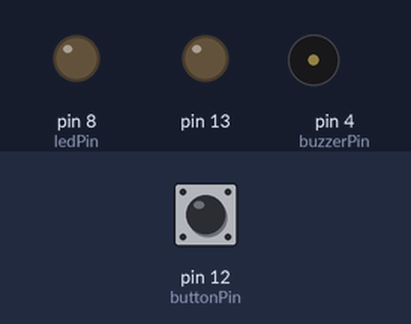
This sketch was run on a simulated Arduino Uno, built with avr-gcc and run on an emulated ATmega328P. Parts: output pins drawn as LEDs (lit = HIGH), buzzer (waves = sounding). The inputs (shaded band) are chosen by the test bench; at power-on: pin 12 (buttonPin) LOW.

Above: at 1.2 s.
1.3 s: pin 12 (buttonPin) pulled HIGH for 1 s
At 2.1 s:
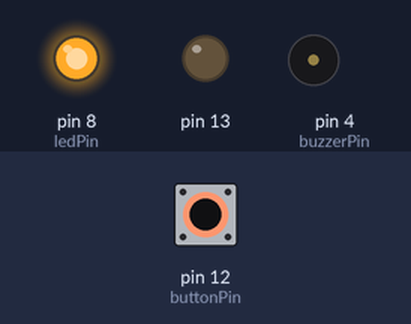
3.8 s: pin 12 (buttonPin) pulled HIGH for 0.15 s
At 5.0 s:
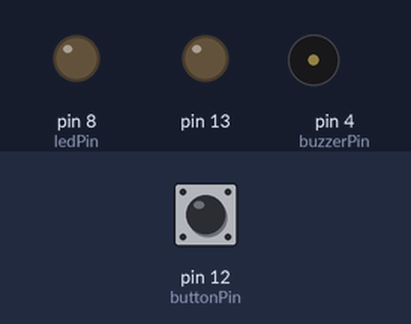
5.4 s: pin 12 (buttonPin) pulled HIGH for 3.2 s
At 6.5 s:
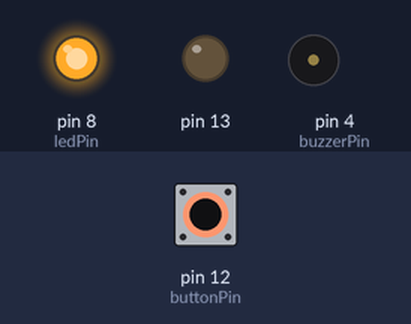
Timing chart, 0 to 10.1 s (numbered marks = the images above; inputs shaded):
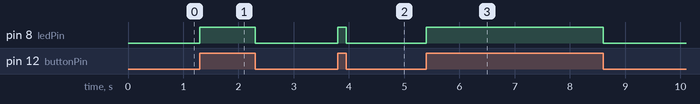

Measured:
- after the input at 1.3 s, pin 8 (ledPin): LOW → HIGH at once, → LOW 1.0 s later
- after the input at 3.8 s, pin 8 (ledPin): LOW → HIGH at once, → LOW 0.15 s later
- after the input at 5.4 s, pin 8 (ledPin): LOW → HIGH at once, → LOW 3.2 s later

The sketch:

TheTrickSwitchWithBuzzer.ino
```cpp
/*
  Pushbutton Sketch

Reads the capacitor voltage at digital pin 12 and turns on and off a light-emitting diode (LED) connected to digital pin 8.
It sounds when LED is turned off
*/
#include "pitches.h"

// constants
const int buttonPin = 12;    // the number of the pushbutton pin
const int ledPin =8;         // the number of the LED pin
const int buzzerPin = 4;     // the number of the buzzer pin

// variables
int buttonStatus = 0;       // variable for reading the pushbutton status

bool readyForAction = false;

void setup() {
  // It's to turn integrated led off.
  pinMode(13, OUTPUT);

  // initialize the LED pins as an outputs
  pinMode(ledPin, OUTPUT);

  // initialize the pushbutton pin as an input
  pinMode(buttonPin, INPUT);
}

void loop() {
  // read the status of the pushbutton value
  buttonStatus = digitalRead(buttonPin);

  // check if the pushbutton is pressed
  // if it is, the buttonStatus is HIGH
  if (buttonStatus == HIGH) {
    // turn LED on
    digitalWrite(ledPin, HIGH);

    if (readyForAction == false) {
      readyForAction = true;
    }
  } else {
    // turn LED off
    digitalWrite(ledPin, LOW);

    if (readyForAction == true) {
      tone(buzzerPin, NOTE_B3, 4);
      tone(buzzerPin, NOTE_D5, 8);
      tone(buzzerPin, NOTE_B3, 4);
      readyForAction = false;
    }

  }
}
```

pitches.h
```cpp
/*************************************************
 * Public Constants
 *************************************************/

#define NOTE_B0  31
#define NOTE_C1  33
#define NOTE_CS1 35
#define NOTE_D1  37
#define NOTE_DS1 39
#define NOTE_E1  41
#define NOTE_F1  44
#define NOTE_FS1 46
#define NOTE_G1  49
#define NOTE_GS1 52
#define NOTE_A1  55
#define NOTE_AS1 58
#define NOTE_B1  62
#define NOTE_C2  65
#define NOTE_CS2 69
#define NOTE_D2  73
#define NOTE_DS2 78
#define NOTE_E2  82
#define NOTE_F2  87
#define NOTE_FS2 93
#define NOTE_G2  98
#define NOTE_GS2 104
#define NOTE_A2  110
#define NOTE_AS2 117
#define NOTE_B2  123
#define NOTE_C3  131
#define NOTE_CS3 139
#define NOTE_D3  147
#define NOTE_DS3 156
#define NOTE_E3  165
#define NOTE_F3  175
#define NOTE_FS3 185
#define NOTE_G3  196
#define NOTE_GS3 208
#define NOTE_A3  220
#define NOTE_AS3 233
#define NOTE_B3  247
#define NOTE_C4  262
#define NOTE_CS4 277
#define NOTE_D4  294
#define NOTE_DS4 311
#define NOTE_E4  330
#define NOTE_F4  349
#define NOTE_FS4 370
#define NOTE_G4  392
#define NOTE_GS4 415
#define NOTE_A4  440
#define NOTE_AS4 466
#define NOTE_B4  494
#define NOTE_C5  523
#define NOTE_CS5 554
#define NOTE_D5  587
#define NOTE_DS5 622
#define NOTE_E5  659
#define NOTE_F5  698
#define NOTE_FS5 740
#define NOTE_G5  784
#define NOTE_GS5 831
#define NOTE_A5  880
#define NOTE_AS5 932
#define NOTE_B5  988
#define NOTE_C6  1047
#define NOTE_CS6 1109
#define NOTE_D6  1175
#define NOTE_DS6 1245
#define NOTE_E6  1319
#define NOTE_F6  1397
#define NOTE_FS6 1480
#define NOTE_G6  1568
#define NOTE_GS6 1661
#define NOTE_A6  1760
#define NOTE_AS6 1865
#define NOTE_B6  1976
#define NOTE_C7  2093
#define NOTE_CS7 2217
#define NOTE_D7  2349
#define NOTE_DS7 2489
#define NOTE_E7  2637
#define NOTE_F7  2794
#define NOTE_FS7 2960
#define NOTE_G7  3136
#define NOTE_GS7 3322
#define NOTE_A7  3520
#define NOTE_AS7 3729
#define NOTE_B7  3951
#define NOTE_C8  4186
#define NOTE_CS8 4435
#define NOTE_D8  4699
#define NOTE_DS8 4978
```
